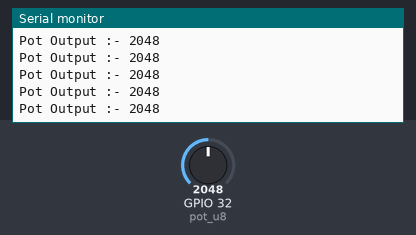
This sketch was run on a simulated ESP32. Parts: the last lines printed to the serial monitor. The inputs (shaded band) are chosen by the test bench; at power-on: GPIO 32 (pot_u8) = 2048.

Above: at 1.2 s.
1.3 s: GPIO 32 (pot_u8) set to 1029
At 2.0 s:
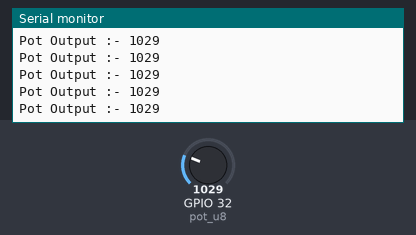
2.8 s: GPIO 32 (pot_u8) set to 933
At 3.4 s:
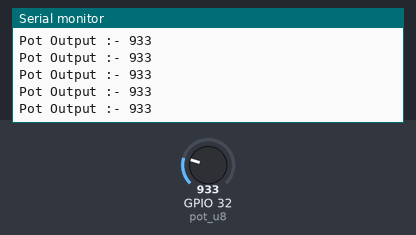
11.8 s: GPIO 32 (pot_u8) set to 110
At 12.4 s:
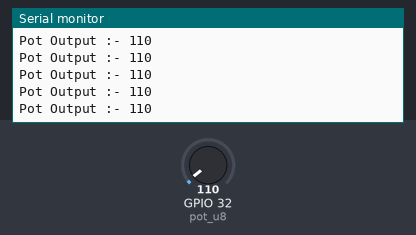
13.3 s: GPIO 32 (pot_u8) set to 89
At 13.9 s:
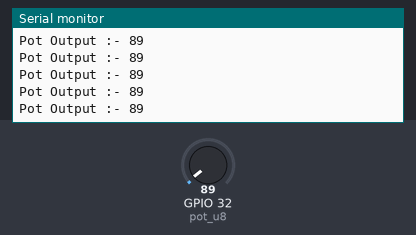
Timing chart, 0 to 16.3 s (numbered marks = the images above; inputs shaded):
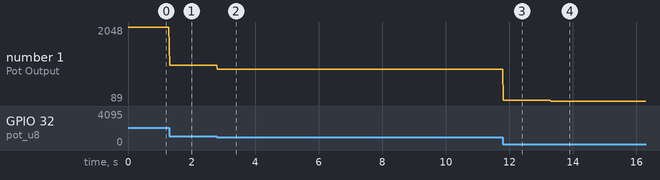

The sketch:

03_Potentiometer.ino
```cpp
#define pot_u8 32
void setup()
{
  pinMode(pot_u8, INPUT);
  Serial.begin(9600);
}
void loop()
{
  uint16_t potOp= analogRead(pot_u8);
  Serial.print("Pot Output :- ");
  Serial.println(potOp);
}
```

Measured:
- after the input at 1.3 s, the serial monitor: prints a new line at once (image 1)
- after the input at 2.8 s, the serial monitor: prints a new line at once (image 2)
- after the input at 11.8 s, the serial monitor: prints a new line at once (image 3)
- after the input at 13.3 s, the serial monitor: prints a new line at once (image 4)
- plotted number 1: 2048 → 1029 after the input at 1.3 s, 1029 → 933 after the input at 2.8 s, 933 → 110 after the input at 11.8 s, 110 → 89 after the input at 13.3 s
